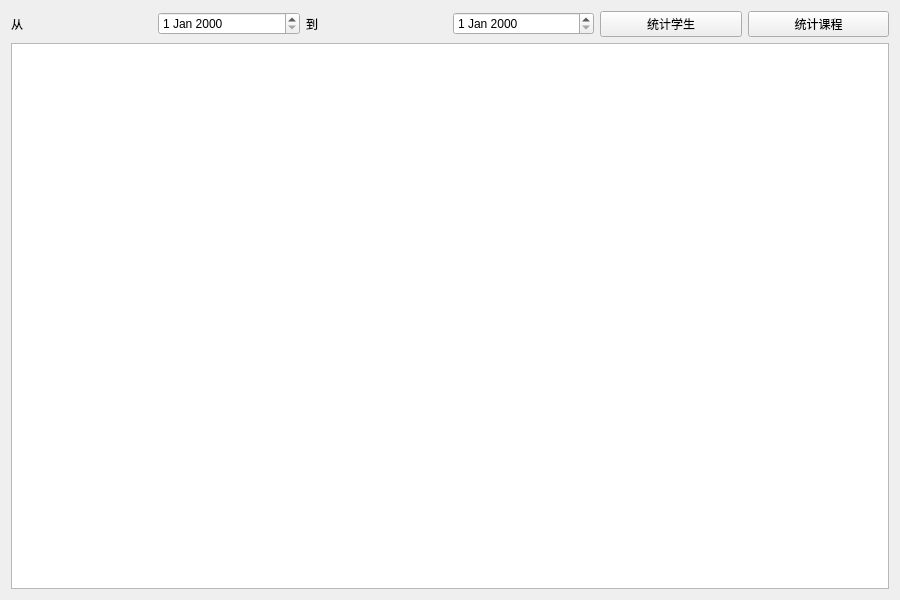
<?xml version="1.0" encoding="UTF-8"?>
<ui version="4.0">
 <class>statistics</class>
 <widget class="QWidget" name="statistics">
  <property name="geometry">
   <rect>
    <x>0</x>
    <y>0</y>
    <width>900</width>
    <height>600</height>
   </rect>
  </property>
  <property name="windowTitle">
   <string>Form</string>
  </property>
  <layout class="QVBoxLayout" name="verticalLayout_2">
   <item>
    <layout class="QVBoxLayout" name="verticalLayout">
     <item>
      <layout class="QHBoxLayout" name="horizontalLayout">
       <item>
        <widget class="QLabel" name="label">
         <property name="text">
          <string>从</string>
         </property>
        </widget>
       </item>
       <item>
        <widget class="QDateEdit" name="from"/>
       </item>
       <item>
        <widget class="QLabel" name="label_2">
         <property name="text">
          <string>到</string>
         </property>
        </widget>
       </item>
       <item>
        <widget class="QDateEdit" name="to"/>
       </item>
       <item>
        <widget class="QPushButton" name="pushButton">
         <property name="text">
          <string>统计学生</string>
         </property>
        </widget>
       </item>
       <item>
        <widget class="QPushButton" name="pushButton_2">
         <property name="text">
          <string>统计课程</string>
         </property>
        </widget>
       </item>
      </layout>
     </item>
     <item>
      <widget class="QTableWidget" name="tableWidget"/>
     </item>
    </layout>
   </item>
  </layout>
 </widget>
 <resources/>
 <connections/>
</ui>
